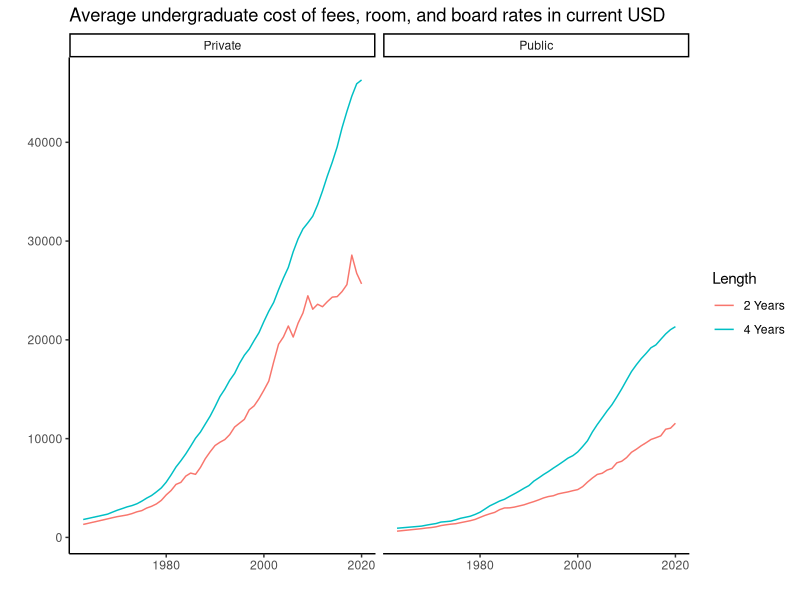
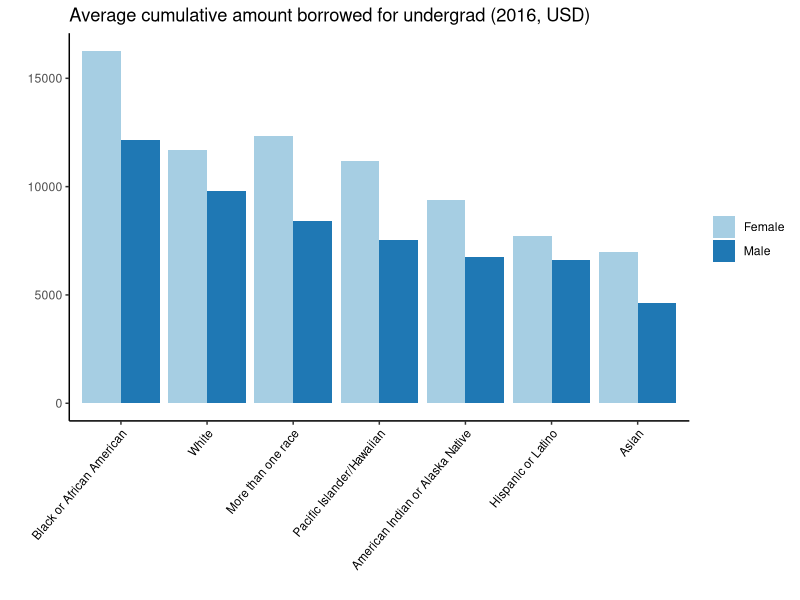
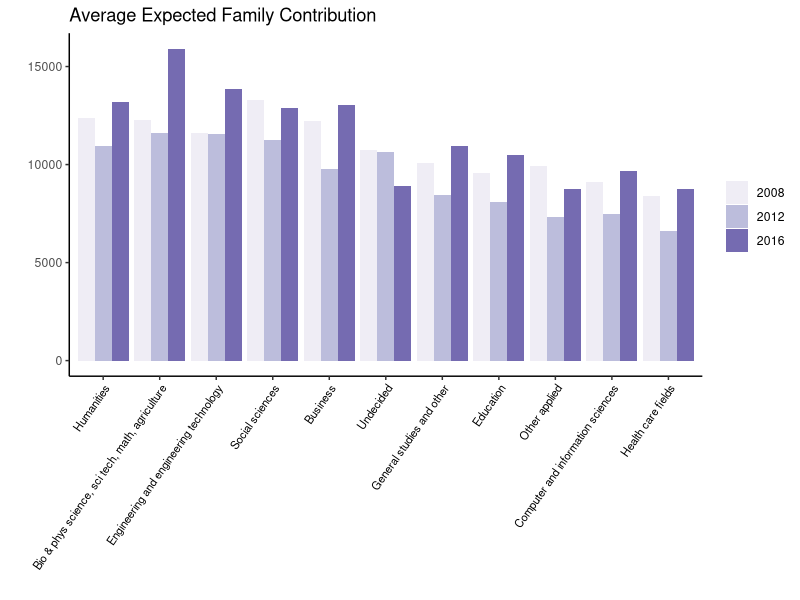
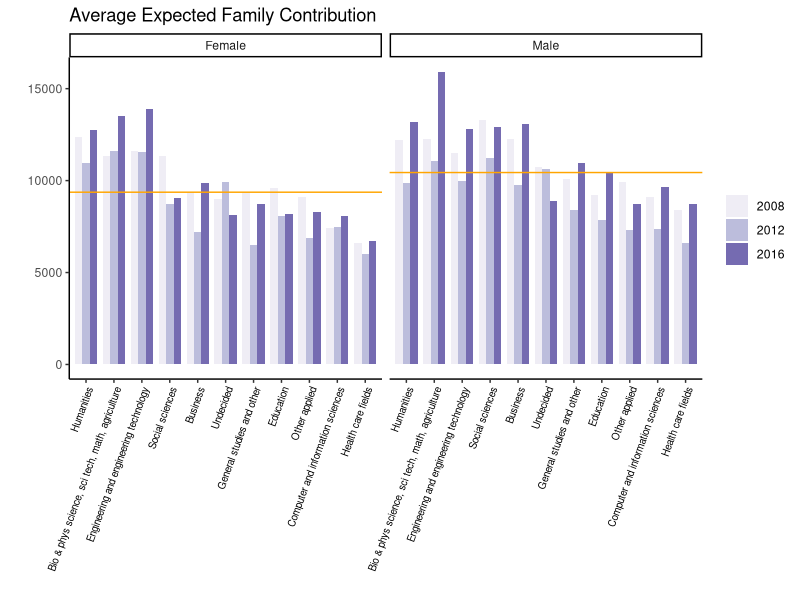
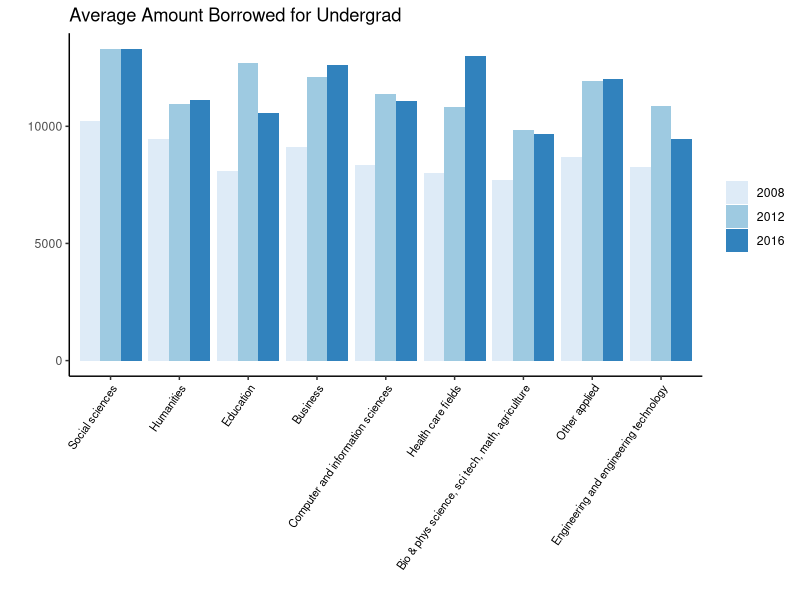
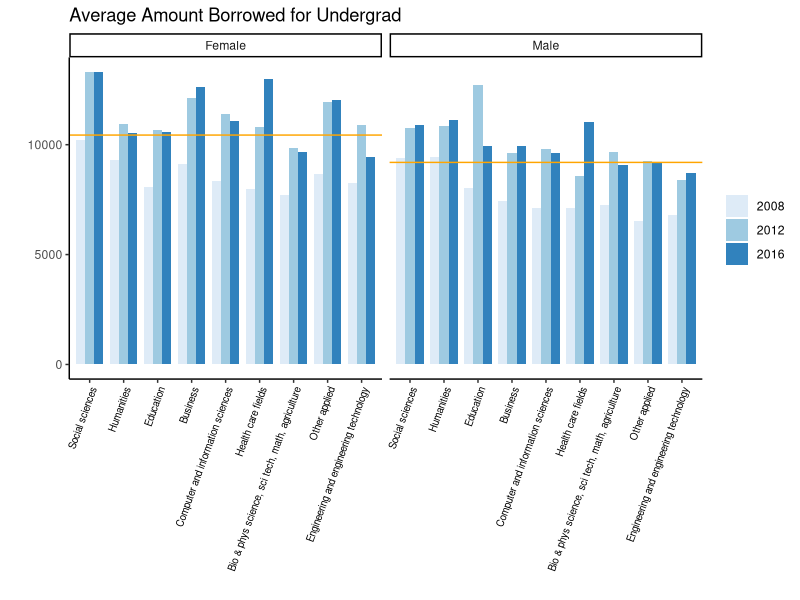
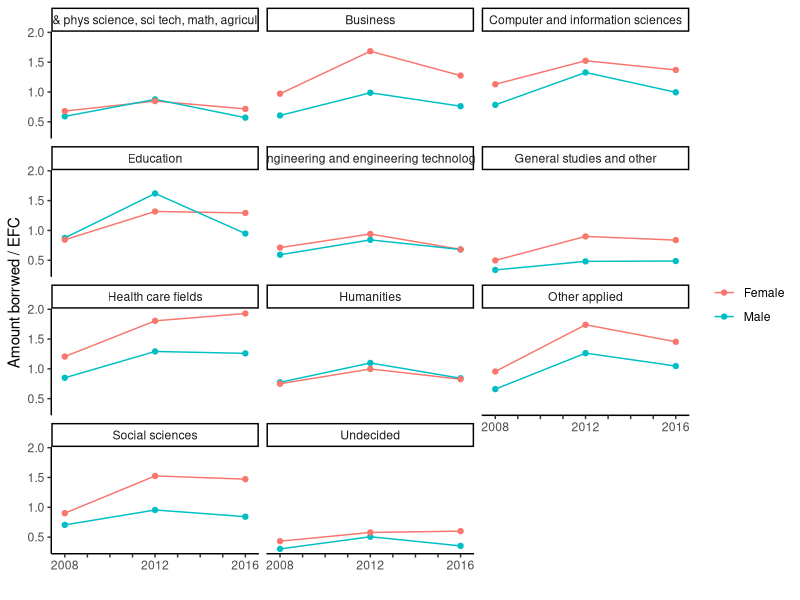
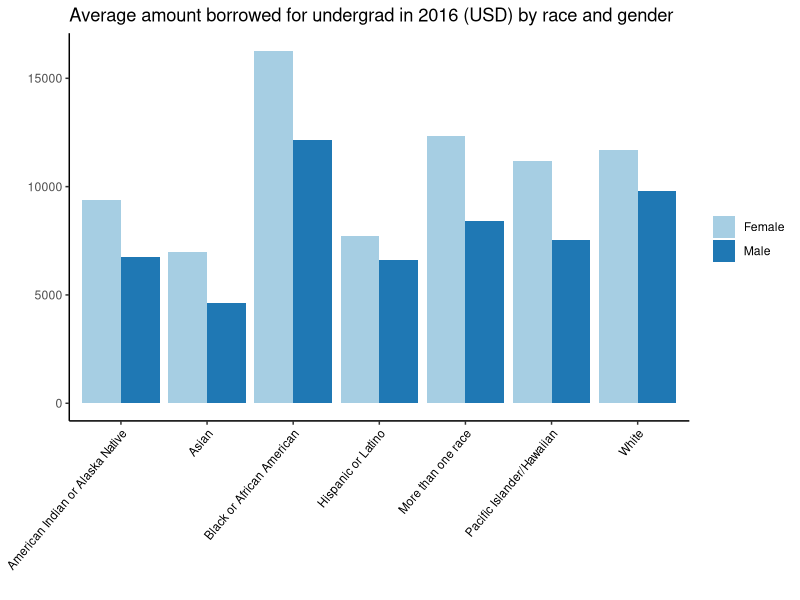

The R source for these figures, in order: (Note: this script raises an error after producing the figures.)
## ---- chunk 1
knitr::opts_chunk$set(echo = TRUE, message = FALSE, warning = FALSE)
## ---- chunk 2
library(tidyverse)
library(ggplot2)
library(lubridate)
library(ggrepel)
library(readxl)
## ---- chunk 3
tuition_cost <- read_excel("Data/college_cost_over_time.xls", sheet = "Sheet1")
#head(tuition_cost)

tuition_cost %>% 
  ggplot(aes(x = Year, y = Amount, color = Length)) +
  geom_line() +
  facet_wrap(~Type) +
  theme_classic() +
  labs(title = "Average undergraduate cost of fees, room, and board rates in current USD", x = "", y = "")
## ---- chunk 4
uplift <- read_csv("Data/statuschanges.csv")
explorerace <- read_csv("Data/10_efc_borrow_race.csv")
exploregender <- read_csv("Data/10_efc_borrow_gender.csv")
Cum_amt_borrowed_2016 <- read_excel("Data/amt_borrowed.xlsx", sheet = "Sheet1")
efc_and_borr <- readxl::read_xlsx("Data/efc_and_amt_borrowed_over_time.xlsx")
salary_data <- readxl::read_xlsx("Data/11_8_data.xlsx", sheet = "salary")
salary_by_major_2018 <- read_excel("Data/salary_by_major_0818.xlsx")
statusdata <- read.csv("Data/morevarsupd.csv")
## ---- chunk 5
Cum_amt_borrowed_2016 %>% 
  ggplot(aes(x = fct_reorder(Race, Amount, .desc = T), y = Amount, fill = Gender)) +
  geom_bar(stat="identity", position = position_dodge()) +
  theme_classic() +
  theme(axis.text.x = element_text(angle = 50, vjust = 1, hjust=1, size = 8.5, color = "black")) +
  scale_fill_brewer(palette = "Paired") +
  labs(x = "", y = "", fill = "", title = "Average cumulative amount borrowed for undergrad (2016, USD)")
## ---- chunk 6
#head(efc_and_borr)
efc_and_borr <- efc_and_borr %>% 
  mutate(ratio = `Cumulative amount borrowed for undergrad`/`Expected Family Contribution`)
## ---- chunk 7
efc_and_borr %>% 
  ggplot(aes(x = fct_reorder(`Field of study: undergraduate (10 categories)`, `Expected Family Contribution`, .desc = T), y = `Expected Family Contribution`, fill = factor(Year))) +
  geom_bar(stat="identity", position = position_dodge()) +
  theme_classic() +
  theme(axis.text.x = element_text(angle = 55, vjust = 1, hjust=1, size = 8, color = "black")) +
  scale_fill_brewer(palette = "Purples") +
  labs(x = "", y = "", fill = "", title = "Average Expected Family Contribution")
## ---- chunk 8
males <- efc_and_borr %>% 
  filter(Gender == "Male")
females <- efc_and_borr %>% 
  filter(Gender == "Female")

males_ave_efc <- mean(males$`Expected Family Contribution`)
females_ave_efc <- mean(females$`Expected Family Contribution`)

data_hline <- data.frame(Gender = unique(efc_and_borr$Gender),
                         hline = c(males_ave_efc, females_ave_efc))


plot <- efc_and_borr %>% 
  ggplot(aes(x = fct_reorder(`Field of study: undergraduate (10 categories)`, `Expected Family Contribution`, .desc = T), y = `Expected Family Contribution`, fill = factor(Year))) +
  geom_bar(stat="identity", position = position_dodge(), width = 0.8) +
  facet_grid(. ~Gender) +
  theme_classic() +
  theme(axis.text.x = element_text(angle = 70, vjust = 1, hjust=1, size = 7, color = "black")) +
  scale_fill_brewer(palette = "Purples") +
  labs(x = "", y = "", fill = "", title = "Average Expected Family Contribution")

plot +
  geom_hline(data = data_hline,
             aes(yintercept = hline),
             color = "orange")
## ---- chunk 9
efc_and_borr %>% 
  filter(`Field of study: undergraduate (10 categories)` != "General studies and other") %>% 
  filter(`Field of study: undergraduate (10 categories)` != "Undecided") %>% 
  ggplot(aes(x = fct_reorder(`Field of study: undergraduate (10 categories)`, `Cumulative amount borrowed for undergrad`, .desc = T), y = `Cumulative amount borrowed for undergrad`, fill = factor(Year))) +
  geom_bar(stat="identity", position = position_dodge()) +
  theme_classic() +
  theme(axis.text.x = element_text(angle = 55, vjust = 1, hjust=1, size = 8, color = "black")) +
  scale_fill_brewer(palette = "Blues") +
  labs(x = "", y = "", fill = "", title = "Average Amount Borrowed for Undergrad")
## ---- chunk 10
efc_and_borr2 <- efc_and_borr %>% 
  filter(`Field of study: undergraduate (10 categories)` != "General studies and other") %>% 
  filter(`Field of study: undergraduate (10 categories)` != "Undecided")

males2 <- efc_and_borr2 %>% 
  filter(Gender == "Male")
females2 <- efc_and_borr2 %>% 
  filter(Gender == "Female")

males_ave_borr <- mean(males2$`Cumulative amount borrowed for undergrad`)
females_ave_borr <- mean(females2$`Cumulative amount borrowed for undergrad`)

data_hline1 <- data.frame(Gender = unique(efc_and_borr$Gender),
                         hline = c(males_ave_borr, females_ave_borr))


plot <- efc_and_borr2 %>% 
  ggplot(aes(x = fct_reorder(`Field of study: undergraduate (10 categories)`, `Cumulative amount borrowed for undergrad`, .desc = T), y = `Cumulative amount borrowed for undergrad`, fill = factor(Year))) +
  geom_bar(stat="identity", position = position_dodge(), width = 0.8) +
  facet_grid(. ~Gender) +
  theme_classic() +
  theme(axis.text.x = element_text(angle = 70, vjust = 1, hjust=1, size = 7, color = "black")) +
  scale_fill_brewer(palette = "Blues") +
  labs(x = "", y = "", fill = "", title = "Average Amount Borrowed for Undergrad")

plot +
  geom_hline(data = data_hline1,
             aes(yintercept = hline),
             color = "orange")
## ---- chunk 11
efc_and_borr %>% 
  ggplot(aes(x = Year, y = ratio, color = Gender)) +
  geom_line() +
  geom_point() +
  theme_classic() +
  scale_x_discrete(limits=2008:2016, labels=c(2008,"","","",2012,"","","",2016)) +
  facet_wrap(nrow = 4, ncol = 3, facets = vars(`Field of study: undergraduate (10 categories)`)) +
  labs(x = "", y = "Amount borrwed / EFC", color = "")
## ---- chunk 12
# male <- exploregender %>%
#   select(field,efc_m,borr_m) %>%
#   mutate(gender = "m")
#   colnames(male) <- c("field","efc","borr","gender")
# female <- exploregender %>%
#   select(field,efc_f,borr_f) %>%
#   mutate(gender = "f")
#   colnames(female) <- c("field","efc","borr","gender")
# final <- rbind(male,female)
# final$efc <- extract_numeric(final$efc)
# 
# final %>% 
#   filter(field != "Education") %>% 
#   ggplot(aes(x=efc,y=borr,color=gender, group=field)) + 
#     geom_point() +
#     geom_text_repel(aes(label=field),
#                   size=2.25,
#                   box.padding = 0.5,
#                   segment.size = 0.25,
#                   color = "black") +
#     geom_line(color="purple") +
#     scale_color_manual(labels=c("Female", "Male"), values = c("red", "blue")) +
#     labs(color="", x = "EFC", y = "Cumulative amount borrowed") +
#     theme_classic()

### MODIFY THIS CODE FOR STATUSDATA
Cum_amt_borrowed_2016 %>% 
  ggplot(aes(x = Race, y = Amount, fill = Gender)) +
  geom_bar(stat="identity", position = position_dodge()) +
  theme_classic() +
  theme(axis.text.x = element_text(angle = 50, vjust = 1, hjust=1, size = 8.5, color = "black")) +
  scale_fill_brewer(palette = "Paired") +
  labs(x = "", y = "", fill = "", title = "Average amount borrowed for undergrad in 2016 (USD) by race and gender")

## ---- chunk 13
wider <- final %>%
    pivot_wider(names_from=gender,values_from=c(efc,borr),values_fill=0,names_sort=TRUE)

wider <- wider %>%
  mutate(change_efc = (pmax(efc_f,efc_m)-pmin(efc_f,efc_m))/pmin(efc_f,efc_m),change_borr = (pmax(borr_f,borr_m)-pmin(borr_f,borr_m))/pmin(borr_f,borr_m))%>%
    mutate(elasticity = change_efc/change_borr)%>%
  mutate(borr_more = case_when(borr_m>borr_f ~ 'm',
  borr_m<borr_f ~ 'f'))

wider1 <- wider %>%
  mutate(mid_efc=(efc_f+efc_m)/2,mid_borr=(borr_f+borr_m)/2) %>% mutate(elasticity=((efc_f-efc_m)/(mid_efc))/((borr_f-borr_m)/(mid_borr)))%>%
  mutate(borr_more = case_when(borr_m>borr_f ~ 'm',
  borr_m<borr_f ~ 'f'))%>%
  arrange(elasticity)

tab<-wider1%>%
  select(field,elasticity,borr_more)
## ---- chunk 14
tabl <- "
| Field         | Elasticity    | Who borrows more  |
|---------------|:--------------|:--------------------------|
Social Sciences |	-0.3247039 |	Males	 |	
Bio and phys science, sci tech, math, agriculture |	-0.3528085 |	Females	|
Humanities |	-0.3702545 |	Males	|	
Health care fields |	-0.3794884 |	Males		|
Computer and information sciences	| -0.8496284 |	Females	|	
Business |	-1.3969944 |	Females		|
Engineering and engineering technology |	-2.9719174 |	Females	|	
| General studies and other |	-5.8112563 |	Females	|
"
cat(tabl)
## ---- chunk 15
prerank <- statusdata[order(statusdata$`Total.income..Parents.and.independent`,decreasing=TRUE),]
prerank$index <- 1:nrow(prerank)
prerank$time <- 2006

#efcrank <- uplift[order(uplift$efc,decreasing=TRUE),]
#efcrank$index <- 1:nrow(efcrank)
#efcrank$time <- 1

salaryrank2012 <- statusdata[order(statusdata$`Annualized.total.salary.for.all.jobs.in.2012`,decreasing=TRUE),]
salaryrank2012$index <- 1:nrow(salaryrank2012)
salaryrank2012$time <- 2012

salaryrank2017 <- statusdata[order(statusdata$`Gross.income.in.2017`,decreasing=TRUE),]
salaryrank2017$index <- 1:nrow(salaryrank2017)
salaryrank2017$time <- 2017

efc_sal <- rbind(prerank,salaryrank2012,salaryrank2017)
## ---- chunk 16
ggplot(data = efc_sal, aes(x = time, y = index, group = field_of_study)) +
  geom_line(aes(color = field_of_study, alpha = 1), size = 2) +
  geom_point(aes(color = field_of_study, alpha = 1), size = 4) +
  scale_y_reverse(breaks = 1:nrow(efc_sal))+
  theme_classic() +
  labs(x = "Time", y = "Rank") +
  theme(legend.position = "none") +
  scale_x_discrete(limits=2008:2017, labels=c(2008,"","","",2012,"","","","",2017)) +
  geom_text_repel(aes(label=field_of_study),
                  size=2.25,
                  box.padding = 0.5,
                  segment.size = 0.25,
                  color = "black") 
## ---- chunk 17
colnames(statusdata)
## ---- chunk 18
loansdata <- statusdata %>%
  select(`Cumulative.amount.borrowed.for.education.as.of.2012`,`Amount.owed.in.2009`,`Cumulative.amount.borrowed.in.federal.and.private.student.loans`,`Cumulative.loan.amount.borrowed.for.undergraduate.through.2007.08`,field_of_study)
## ---- chunk 19
rank2008 <- loansdata[order(loansdata$`Cumulative.loan.amount.borrowed.for.undergraduate.through.2007.08`,decreasing=TRUE),]
rank2008$amountborrowed <-loansdata$`Cumulative.loan.amount.borrowed.for.undergraduate.through.2007.08`
rank2008$index <- 1:nrow(rank2008)
rank2008$time <- 2008

rank2012 <- loansdata[order(loansdata$`Cumulative.amount.borrowed.for.education.as.of.2012`,decreasing=TRUE),]
rank2012$amountborrowed <-loansdata$`Cumulative.amount.borrowed.for.education.as.of.2012`
rank2012$index <- 1:nrow(rank2012)
rank2012$time <- 2012

rank2019 <- loansdata[order(loansdata$`Cumulative.amount.borrowed.in.federal.and.private.student.loans`,decreasing=TRUE),]
rank2019$amountborrowed <-loansdata$`Cumulative.amount.borrowed.in.federal.and.private.student.loans`
rank2019$index <- 1:nrow(rank2019)
rank2019$time <- 2019

loanscumulative <- rbind(rank2008,rank2012,rank2019)
## ---- chunk 20
ggplot(data = loanscumulative, aes(x = time, y = amountborrowed, group = field_of_study)) +
  geom_line(aes(color = field_of_study, alpha = 1), size = 2) +
  geom_point(aes(color = field_of_study, alpha = 1), size = 4) +
  # scale_y_reverse(breaks = 1:nrow(loanscumulative))+
  theme_classic() +
  labs(x = "Time", y = "Cumulative Amount Borrowed") +
  theme(legend.position = "none") +
  scale_x_discrete(limits=2008:2019, labels=c(2008,"","","",2012,"","","","","","",2019)) +
  geom_text_repel(aes(label=field_of_study),
                  size=2.25,
                  box.padding = 0.5,
                  segment.size = 0.25,
                  color = "black") 
## ---- chunk 21
salary_data %>% 
  ggplot() +
  geom_bar(aes(x = fct_reorder(`Field of study: undergraduate (23 categories)`, `Primary job: Annualized salary, 2012`, .desc = T), y = `Primary job: Annualized salary, 2012`), stat = "identity", fill = "skyblue", alpha = 0.7) +
  geom_errorbar(aes(x = `Field of study: undergraduate (23 categories)`, ymin=`CI_low`, ymax=`CI_high`), width=0.4, colour="orange", alpha=0.9, size=1) +
  theme_classic() +
  theme(axis.text.x = element_text(angle = 52, vjust = 1, hjust=1, size = 5.5, color = "black")) +
  labs(x = "Undergraduate Field of Study, 2008", y = "Salary, 2012")
## ---- chunk 22
#head(salary_by_major_2018)

salary_by_major_2018 %>% 
  filter(`Field of study: undergraduate (10 categories)` != "Undeclared") %>% 
  ggplot() +
  geom_bar(aes(x = fct_reorder(`Field of study: undergraduate (10 categories)`, `Current job, as of B&B:08/18 interview: Annualized salary`, .desc = T), y = `Current job, as of B&B:08/18 interview: Annualized salary`), stat="identity", fill = "#69b3a2", alpha = 0.7) +
  geom_errorbar(aes(x = `Field of study: undergraduate (10 categories)`, ymin=`CI_low`, ymax=`CI_high`), width=0.4, colour="orange", alpha=0.9, size=1) +
  theme_classic() +
  theme(axis.text.x = element_text(angle = 60, vjust = 1, hjust=1, size = 7, color = "black")) +
  labs(x = "Undergraduate Field of Study, 2008", y = "Current Salary in 2018", title = "")
